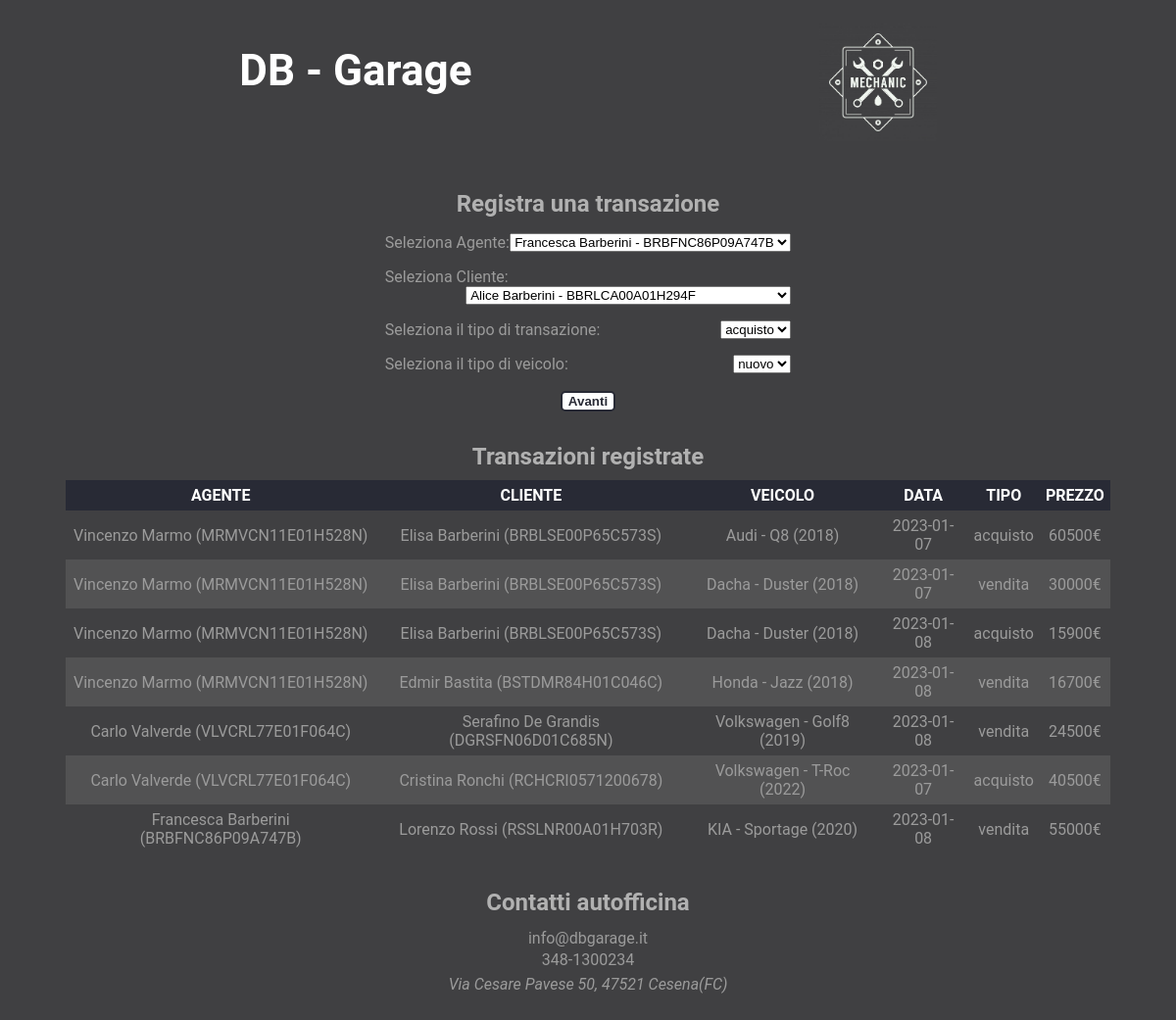
Page /app-web/gestione_transazioni.php on the committed database.
### tables this page shows
CREATE TABLE `transazione` (
  `CF_cliente` char(16) NOT NULL,
  `CF_agente` char(16) NOT NULL,
  `targa` varchar(7) NOT NULL,
  `prezzo` int(6) NOT NULL,
  `tipologia` char(8) NOT NULL,
  `data_transazione` date NOT NULL,
  `ora` time NOT NULL
);

CREATE TABLE `agente` (
  `CF_agente` char(16) NOT NULL,
  `nome` char(20) NOT NULL,
  `cognome` char(20) NOT NULL,
  `data_nascita` date NOT NULL,
  `telefono` char(10) NOT NULL,
  `email` varchar(30) DEFAULT NULL,
  `paga_oraria` int(11) NOT NULL
);

CREATE TABLE `cliente` (
  `CF_cliente` char(16) NOT NULL,
  `nome` char(20) NOT NULL,
  `cognome` char(20) NOT NULL,
  `data_nascita` date NOT NULL,
  `telefono` char(10) NOT NULL,
  `email` varchar(50) DEFAULT NULL
);

CREATE TABLE `veicolo_usato` (
  `casa_produttrice` char(15) NOT NULL,
  `modello` char(20) NOT NULL,
  `anno_produzione` year(4) NOT NULL,
  `cilindrata` char(10) NOT NULL,
  `km_percorsi` int(6) DEFAULT NULL,
  `targa` varchar(7) NOT NULL
);

### app-web/gestione_transazioni.php (called while the page is built, shortened)
<?php
    require_once 'require.php';
    $SetParameters["titolo"] = "Gestione transazioni";
    $SetParameters["file"] = "nuova_transazione.php";
	$SetParameters["selezionati_specifiche"] = false;
	if(isset($_POST["avanti"]) && isset($_POST["selezioneAgente"]) && isset($_POST["selezioneCliente"]) && isset($_POST["selezioneTipo"])){
		$SetParameters["selezionati"] = true;
		$_SESSION["selezionati"] = true;
		$SetParameters["agente"] = $db->checkAgent($_POST["selezioneAgente"]);
		$_SESSION["agente"] = $SetParameters["agente"][0];
		$SetParameters["cliente"] = $db->checkClient($_POST["selezioneCliente"]);
		$_SESSION["cliente"] = $SetParameters["cliente"][0];
		$SetParameters["tipo"] = $_POST["selezioneTipo"];
		$_SESSION["tipo"] = $SetParameters["tipo"];
		$SetParameters["tipoVeicolo"] = $_POST["selezioneTipoVeicolo"];
		$_SESSION["tipoVeicolo"] = $SetParameters["tipoVeicolo"];
		if($_POST["selezioneTipo"] == "acquisto"){
			if($_SESSION["tipoVeicolo"] == "nuovo"){
				$SetParameters["veicoli"] = $db->getAllVeicoliNuovi();
			}else{
				$SetParameters["veicoli"] = $db->getClientValidCar(0, $_POST["selezioneCliente"]);
			}
		} else{
			if($_SESSION["tipoVeicolo"] == "nuovo"){
				$SetParameters["veicoli"] = $db->getAllVeicoliNuovi();
			}else{
				$SetParameters["veicoli"] = $db->getGarageCar(1);
			}
		}
	}
	else{
		$SetParameters["agenti"] = $db->getAllAgents();
		$SetParameters["clienti"] = $db->getAllClient();
	}
	$SetParameters["transazioni"] = $db->getAllTransactions();
    require("template/base.php");
?>

### app-web/require.php (called while the page is built, shortened)
<?php
require_once("databasegarage.php");
$db = new DatabaseHelper("127.0.0.1", "root", "", "officina", 3306);
$SetParameters["scripts"] = array();
?>

### app-web/databasegarage.php (called while the page is built, shortened)
<?php
class DatabaseHelper {
	private $db;
	public function __construct($servername, $username, $password, $dbname, $port) {
		$this->db = new mysqli($servername, $username, $password, $dbname, $port);
	}
    public function getAllAgents(){
        $statement = $this->db->prepare("SELECT * FROM AGENTE");
		$statement->execute();
		$result = $statement->get_result();
		return $result->fetch_all(MYSQLI_ASSOC);
    }
    public function getAllClient(){
        $statement = $this->db->prepare("SELECT * FROM CLIENTE");
		$statement->execute();
		$result = $statement->get_result();
		return $result->fetch_all(MYSQLI_ASSOC);
    }
    public function checkAgent($CF){
		$statement = $this->db->prepare("SELECT * FROM AGENTE WHERE CF_agente = ?");
		$statement->bind_param('s', $CF);
		$statement->execute();
		$result = $statement->get_result();
		return $result->fetch_all(MYSQLI_ASSOC);
	}
    public function checkClient($codice_fiscale){
		$statement = $this->db->prepare("SELECT * FROM cliente WHERE CF_cliente = ?");
		$statement->bind_param('s', $codice_fiscale);
		$statement->execute();
		$result = $statement->get_result();
		return $result->fetch_all(MYSQLI_ASSOC);
	}
    public function getAllTransactions(){
        $statement = $this->db->prepare("SELECT * FROM TRANSAZIONE ");
        $statement->execute();
		$result = $statement->get_result();
		return $result->fetch_all(MYSQLI_ASSOC);
    }
    public function getVeicoloUsatoSpecifico($targa){
        $statement = $this->db->prepare("SELECT * FROM VEICOLO_USATO WHERE targa = ?");
        $statement->bind_param('s', $targa);
		$statement->execute();
		$result = $statement->get_result();
        $data = $result->fetch_array(MYSQLI_ASSOC);
        return $data["casa_produttrice"]." - ".$data["modello"]." (".$data["anno_produzione"].")";
    }
}
?>

### app-web/template/nuova_transazione.php (the view, shortened to what this page needs)
<section class="grande">
	<h2>Registra una transazione</h2>
	<form action="#" method="POST">
		<ul>
			<li>
				<label for="selezioneAgente"> Seleziona Agente: </label>
				<?php if (isset($SetParameters["selezionati"])):?>
					<select name="selezioneAgente" required disabled>
					<?php foreach($SetParameters["agente"] as $agente) :?>
						<option value=<?php echo($agente["CF_agente"])?>><?php echo $agente["nome"]." ".$agente["cognome"]." - ".$agente["CF_agente"]?></option>
					<?php endforeach; ?>
				<?php else: ?>
					<select name="selezioneAgente" required>
					<?php foreach($SetParameters["agenti"] as $agente) :?>
						<option value=<?php echo $agente["CF_agente"]?>><?php echo $agente["nome"]." ".$agente["cognome"]." - ".$agente["CF_agente"]?></option>
					<?php endforeach; ?>
				<?php endif;?>
				</select>
			</li>
			<li>
				<label for="selezioneCliente"> Seleziona Cliente: </label>
				<?php if(isset($SetParameters["selezionati"])): ?>
					<select name="selezioneCliente" required disabled>
					<?php foreach($SetParameters["cliente"] as $cliente) :?>
						<option value=<?php echo $cliente["CF_cliente"]?>><?php echo $cliente["nome"]." ".$cliente["cognome"]." - ".$cliente["CF_cliente"]?></option>
					<?php endforeach; ?>
				<?php else: ?>
					<select name="selezioneCliente" required>
					<?php foreach($SetParameters["clienti"] as $cliente) :?>
						<option value=<?php echo $cliente["CF_cliente"]?>><?php echo $cliente["nome"]." ".$cliente["cognome"]." - ".$cliente["CF_cliente"]?></option>
					<?php endforeach; ?>
				<?php endif;?>
				</select>
			</li>
			<li>
				<label for="selezioneTipo"> Seleziona il tipo di transazione: </label>
				<?php if(isset($SetParameters["selezionati"])):?>
					<select name="selezioneTipo" required disabled>
						<option value=<?php echo $SetParameters["tipo"]; ?>><?php echo $SetParameters["tipo"]; ?></option>
				<?php else:?>
					<select name="selezioneTipo" required>
						<option value="acquisto">acquisto</option>
				<?php endif;?>
				</select>
			</li>
			<li>
				<label for="selezioneTipoVeicolo"> Seleziona il tipo di veicolo: </label>
				<?php if(isset($SetParameters["selezionati"])):?>
					<select name="selezioneTipoVeicolo" required disabled>
						<option value=<?php echo $SetParameters["tipoVeicolo"]; ?>><?php echo $SetParameters["tipoVeicolo"]; ?></option>
				<?php else:?>
					<select name="selezioneTipoVeicolo" required>
						<option value="nuovo">nuovo</option>
				<?php endif;?>
				</select>
			</li>
		</ul>
		<input type="submit" name=<?php if(isset($SetParameters["selezionati"])): echo "inserisciTransazione";else: echo "avanti"; endif?> value=<?php if(isset($SetParameters["selezionati"])): echo "Inserisci transazione";else: echo "Avanti"; endif?> >
	</form>
</section>
<section class="tabelle">
	<h2>Transazioni registrate</h2>
	<table>
		<thead>
			<tr>
				<th>AGENTE</th><th>CLIENTE</th><th>VEICOLO</th><th>DATA</th><th>TIPO</th><th>PREZZO</th>
			</tr>
		</thead>
		<tbody>
		<?php foreach($SetParameters["transazioni"] as $transazione) :
			$agente = $db->checkAgent($transazione["CF_agente"])[0];
			$cliente = $db->checkClient($transazione["CF_cliente"])[0];?>
				<tr class="noform">
					<td><?php echo $agente["nome"]." ".$agente["cognome"]." (".$agente["CF_agente"].")"; ?></td>
					<td><?php echo $cliente["nome"]." ".$cliente["cognome"]." (".$cliente["CF_cliente"].")"; ?></td>
					<td><?php echo $db->getVeicoloUsatoSpecifico($transazione["targa"]); ?></td>
					<td><?php echo $transazione["data_transazione"]; ?></td>
					<td><?php echo $transazione["tipologia"]; ?></td>
					<td><?php echo $transazione["prezzo"]."€"; ?></td>
				</tr>
			<?php endforeach; ?>
		</tbody>
	</table>
</section>

### app-web/css/style.css (style rules this page uses)
body { text-align: center; display: flex; flex-direction: column; align-items: center; background-color: rgb(64,64,66); }
h2 { margin: 10px 0; color: rgb(177,177,177); }
ul { padding: 0; list-style-type: none; display: flex; justify-content: space-around; }
form ul { display: flex; flex-direction: column; gap: 2vh; }
form > ul *:not(legend, ul) { float: right; }
form > ul > li label, form fieldset > ul > li > label { float: left; }
table, .l100 { border-spacing: 0; width: 100%; margin: 10px 0; }
td, th { padding: 0.5vw; text-align: center; }
thead tr, caption { background-color: #282A35; color: white; }
tr.noform:nth-child(even), tr:nth-child(4n) { background-color: #7272725c; }
section { margin: 20px 25%; width: 30%; }
section.grande { margin: 20px 15%; width: 35%; }
section.tabelle { margin: 0px 5%; width: 90%; }
input[type="submit"], button:hover { margin: 2px; background-color: white; color: #282A35; border-radius: 5px; font-weight: 600; border: 2px solid #282A35; font-family: sans-serif; }
body { font-family: 'Roboto', 'Gill Sans MT', Calibri, 'Trebuchet MS', sans-serif; color: rgb(155,155,155); }

### rows in the picture
transazione: agente.nome "Vincenzo", agente.cognome "Marmo", agente.CF_agente "MRMVCN11E01H528N", cliente.nome "Elisa", cliente.cognome "Barberini", cliente.CF_cliente "BRBLSE00P65C573S", targa.anno_produzione "Audi - Q8 (2018)", data_transazione "2023-01-07", tipologia "acquisto", prezzo "60500"
transazione: agente.nome "Vincenzo", agente.cognome "Marmo", agente.CF_agente "MRMVCN11E01H528N", cliente.nome "Elisa", cliente.cognome "Barberini", cliente.CF_cliente "BRBLSE00P65C573S", targa.anno_produzione "Dacha - Duster (2018)", data_transazione "2023-01-07", tipologia "vendita", prezzo "30000"
transazione: agente.nome "Vincenzo", agente.cognome "Marmo", agente.CF_agente "MRMVCN11E01H528N", cliente.nome "Elisa", cliente.cognome "Barberini", cliente.CF_cliente "BRBLSE00P65C573S", targa.anno_produzione "Dacha - Duster (2018)", data_transazione "2023-01-08", tipologia "acquisto", prezzo "15900"
transazione: agente.nome "Vincenzo", agente.cognome "Marmo", agente.CF_agente "MRMVCN11E01H528N", cliente.nome "Edmir", cliente.cognome "Bastita", cliente.CF_cliente "BSTDMR84H01C046C", targa.anno_produzione "Honda - Jazz (2018)", data_transazione "2023-01-08", tipologia "vendita", prezzo "16700"
transazione: agente.nome "Carlo", agente.cognome "Valverde", agente.CF_agente "VLVCRL77E01F064C", cliente.nome "Serafino", cliente.cognome "De Grandis", cliente.CF_cliente "DGRSFN06D01C685N", targa.anno_produzione "Volkswagen - Golf8 (2019)", data_transazione "2023-01-08", tipologia "vendita", prezzo "24500"
transazione: agente.nome "Carlo", agente.cognome "Valverde", agente.CF_agente "VLVCRL77E01F064C", cliente.nome "Cristina", cliente.cognome "Ronchi", cliente.CF_cliente "RCHCRI0571200678", targa.anno_produzione "Volkswagen - T-Roc (2022)", data_transazione "2023-01-07", tipologia "acquisto", prezzo "40500"
transazione: agente.nome "Francesca", agente.cognome "Barberini", agente.CF_agente "BRBFNC86P09A747B", cliente.nome "Lorenzo", cliente.cognome "Rossi", cliente.CF_cliente "RSSLNR00A01H703R", targa.anno_produzione "KIA - Sportage (2020)", data_transazione "2023-01-08", tipologia "vendita", prezzo "55000"

### other values in the picture
form field selezioneAgente "Francesca Barberini - BRBFNC86P09A747B"
form field selezioneCliente "Alice Barberini - BBRLCA00A01H294F"
